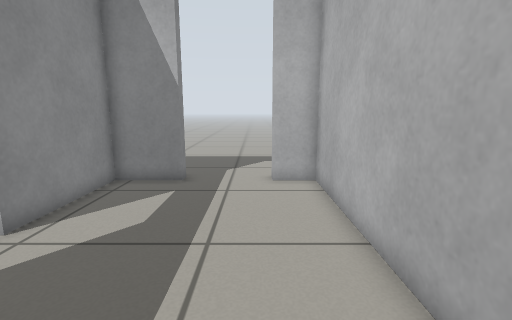
View 1 (above)

15 first-person views from a walk through a Gazebo world. The camera is 0.69 m above the floor, tilts 10° down and sees 85° across. The floor is counted in squares, 0.25 m on a side. Each view is taken from the middle of a square. On the plan, view 1 faces up. The plan holds only what a view shows up to about 19 squares ahead; the rest is blank.

View 2
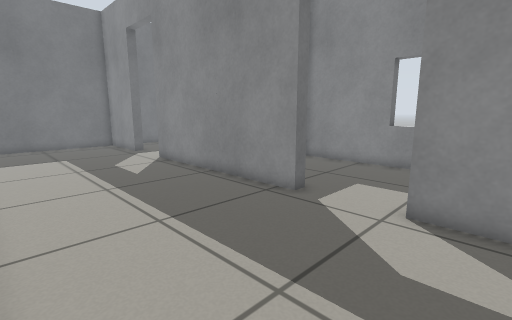

View 3
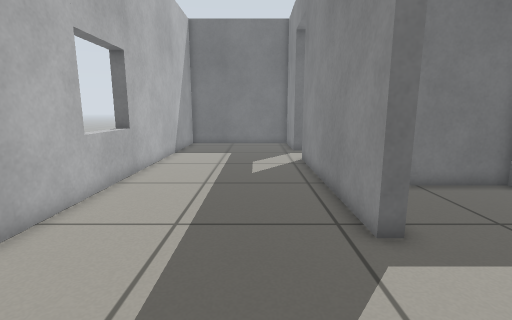

View 4
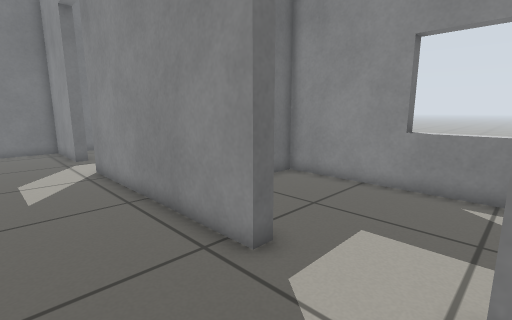

View 5
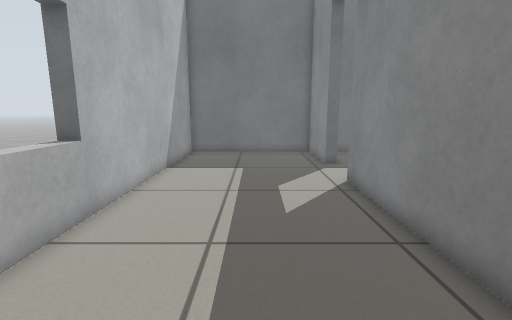

View 6
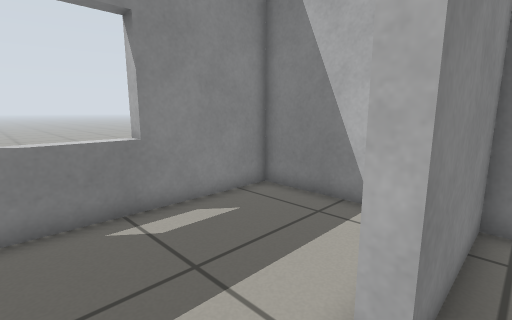

View 7
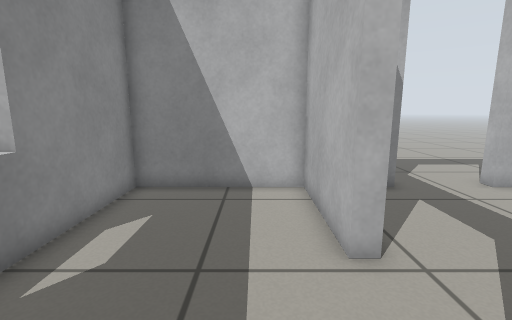

View 8
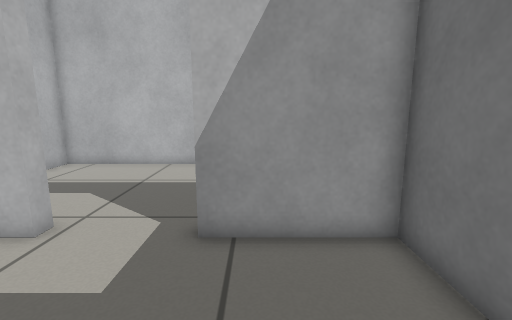

View 9
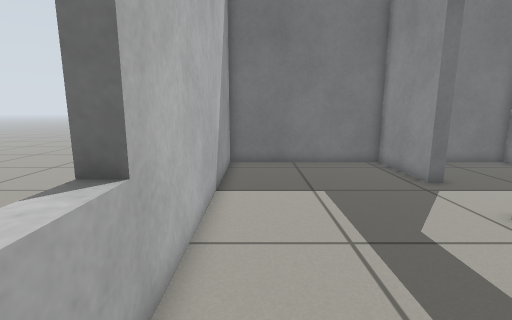

View 10
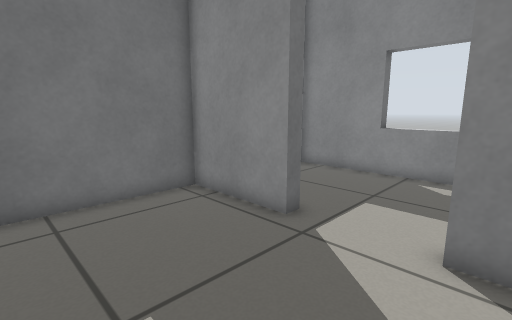

View 11
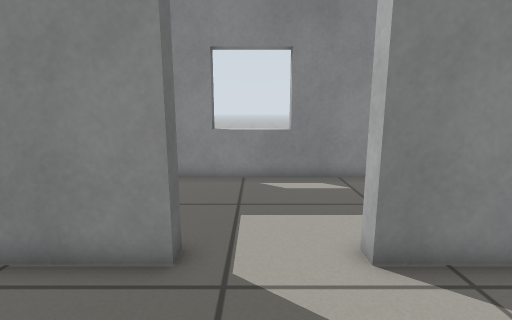

View 12
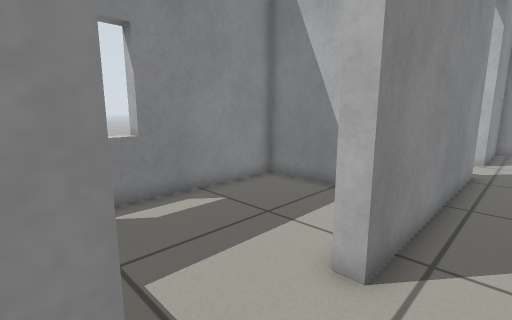

View 13
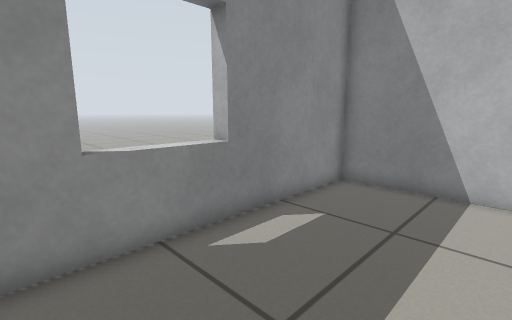

View 14
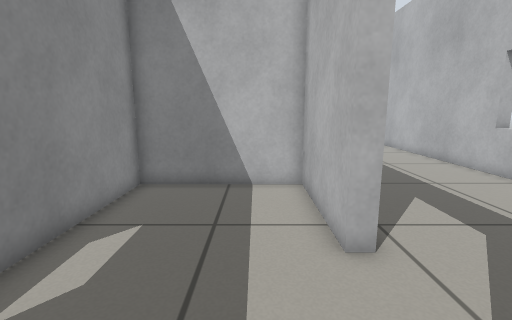

View 15
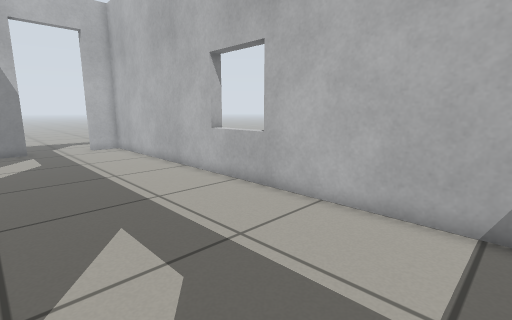

### Floor plan
Points are (right, up) in squares from view 1. A wall is a line through its corners. A room is listed if a view was taken in it or the views show most of it. See-through windows are left out.
Room 1 (views 1, 2, 3, 4, 5, 6, 9, 10, 11, 12, 15)
walls: (2.4, -4) (3, -4); (-5.6, 2.3) (-5.6, -7.9); (-5.6, -11.5) (-5.6, -15.9) (2.4, -15.9) (2.4, 10.9) (0.7, 10.9); (-2.9, 10.9) (-5.6, 10.9) (-5.6, 5.9)
ways out: open door at (-6, 4) to room 2; open door at (-6, -9.5) to room 3; open door at (-1.5, 11)
Room 2 (views 7, 8)
walls: (-12.4, 6.1) (-13, 6.1); (-6.2, 5.9) (-6.2, 10.9) (-12.4, 10.9) (-12.4, -2.1) (-6.2, -2.1) (-6.2, 2.3)
ways out: open door at (-6, 4) to room 1
Room 3 (views 13, 14)
walls: (-12.4, -8.6) (-13, -8.6); (-6.2, -7.9) (-6.2, -2.7) (-12.4, -2.7) (-12.4, -15.9) (-7.2, -15.9)
ways out: open door at (-6, -9.5) to room 1

Positions as (right, up) in squares from view 1, and headings:
1: (0, 0), facing up
2: (2, 8), facing down-left
3: (-3, 8), facing down
4: (-2, 6), facing down-left
5: (-2, 3), facing down
6: (-5, 3), facing up-left
7: (-8, 1), facing up
8: (-12, 1), facing right
9: (1, -1), facing down
10: (0, -7), facing down-left
11: (-1, -10), facing left
12: (-4, -12), facing up-left
13: (-7, -13), facing up-left
14: (-8, -13), facing up
15: (-5, -11), facing up-right
